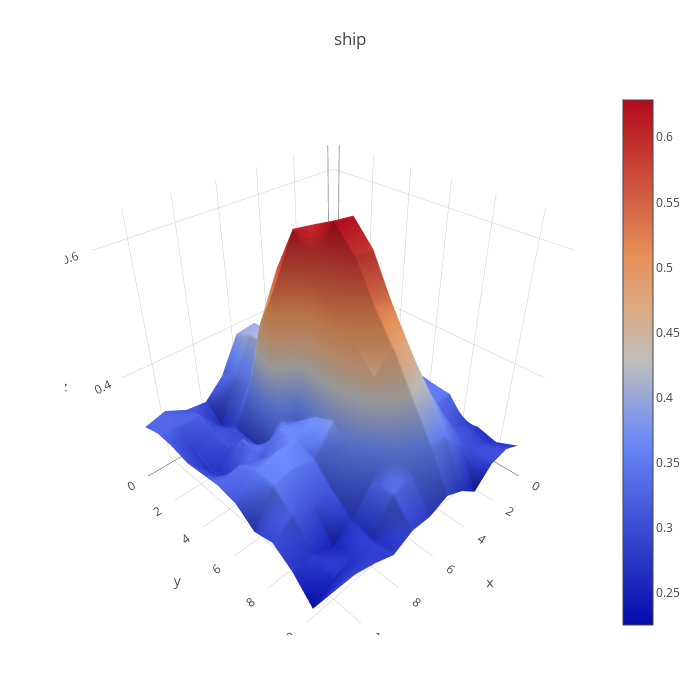

Source (notebook cell):
### Code cell
plotmy3d(b[:,:,0], 'ship')

### Figure 1 — Plotly figure (JSON) as saved in the notebook; plotly's stock layout.template omitted (floating-point values rounded to 4 significant figures; data arrays with more than 128 entries replaced by an {"elided": "..."} marker saying what was removed)
{"data": [{"type": "surface", "z": {"elided": "12x12 float values"}}], "layout": {"autosize": false, "height": 700, "margin": {"b": 65, "l": 65, "r": 50, "t": 90}, "title": "ship", "width": 700}}
